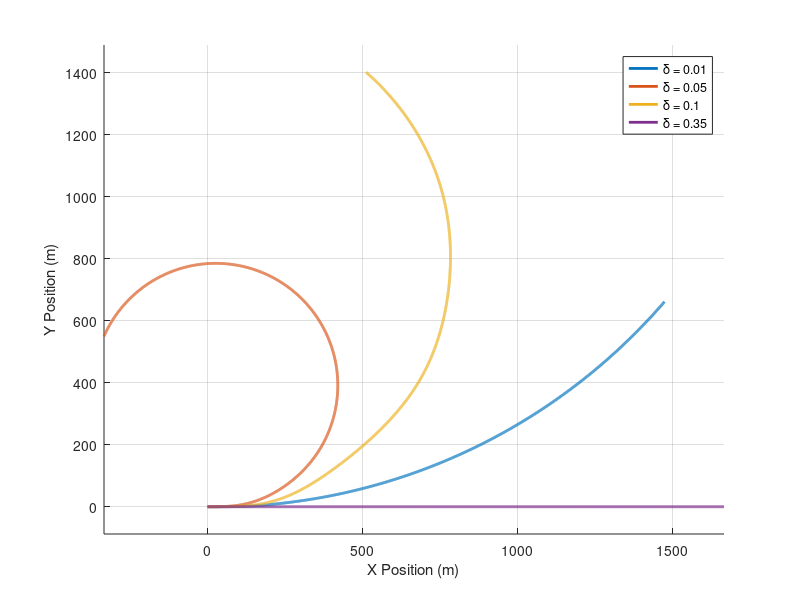

This figure's MATLAB source:
% ME 303 - Zhao Pan
% Programmers: Shaan B, Zubair H, Mirza M, Dharmik R, Milind K
% Date: 11th March, 2025

clc; % Clear command window and workspace

% Table 1 Parameters
m = 1400; % Vehicle mass (kg)
a = 1.14; % Distance from centre of mass to the front axle (m)
b = 1.33; % Distance from centre of mass to the rear axle (m)
Iz = 2420; % Yaw inertia (kg·m^2)
dt = 0.01; % Δt (grid spacing)
t = 0:dt:30; % Simulate for 5 seconds

% Vehicle speed (100 km/h in m/s)
u = 200/3.6;

% Define different steering angles to test
delta_vals = [0.01, 0.05, 0.1, 0.35];  % Three different delta values
labels = {'\delta = 0.01', '\delta = 0.05', ...
    '\delta = 0.1','\delta = 0.35'};

figure; % open new figure
grid on; % enable grid for clarity
hold on; % hold for multiple plots

for d = 1:length(delta_vals) % plot for each delta
    delta = delta_vals(d);

    % Determine tire cornering stiffness based on delta
    if abs(delta) <= 0.06
        Cf = 20000;
        Cr = 20000;
    elseif abs(delta) <= 0.3
        Cf = 5000;
        Cr = 5000;
    else
        Cf = 0;
        Cr = 0;
    end

    % System of ODEs
    A = [- (Cf + Cr) / (m * u), - (a * Cf - b * Cr) / (m * u) - u;
         - (a * Cf - b * Cr) / (Iz * u),-(a^2 * Cf + b^2 * Cr)/(Iz * u)];
    B = [Cf / m; a * Cf / Iz];

    % Initial conditions
    x0 = [0; 0]; % [y_dot; psi_dot]
    psi0 = 0; % Initial heading angle
    X0 = 0; % Initial X position
    Y0 = 0; % Initial Y position

    % Pre-allocate storage for states
    x_rk4 = zeros(2, length(t)); x_rk4(:,1) = x0;
    psi = zeros(1, length(t)); psi(1) = psi0;
    X = zeros(1, length(t)); X(1) = X0;
    Y = zeros(1, length(t)); Y(1) = Y0;

    % RK4 Solver (same as before)
    for i = 1:length(t)-1
        k1 = A * x_rk4(:,i) + B * delta;
        k2 = A * (x_rk4(:,i) + 0.5 * dt * k1) + B * delta;
        k3 = A * (x_rk4(:,i) + 0.5 * dt * k2) + B * delta;
        k4 = A * (x_rk4(:,i) + dt * k3) + B * delta;
        x_rk4(:,i+1) = x_rk4(:,i) + (dt/6) * (k1 + 2*k2 + 2*k3 + k4);

        % Integrate yaw rate to get heading angle
        psi(i+1) = psi(i) + dt * x_rk4(2,i);

        % Integrate velocity equations to get X and Y positions
        v_y = x_rk4(1,i) + a * x_rk4(2,i);
        X(i+1) = X(i) + dt * (u * cos(psi(i)) - v_y * sin(psi(i)));
        Y(i+1) = Y(i) + dt * (v_y * cos(psi(i)) + u * sin(psi(i)));
    end

    plot(X, Y, 'LineWidth', 2, 'DisplayName', labels{d});
end

% Final plot formatting
xlabel('X Position (m)'); % y-axis label
ylabel('Y Position (m)'); % x-axis label
legend('show');  % Show legend with delta values
axis equal; % Keep x and y axes equal when zooming in and out
